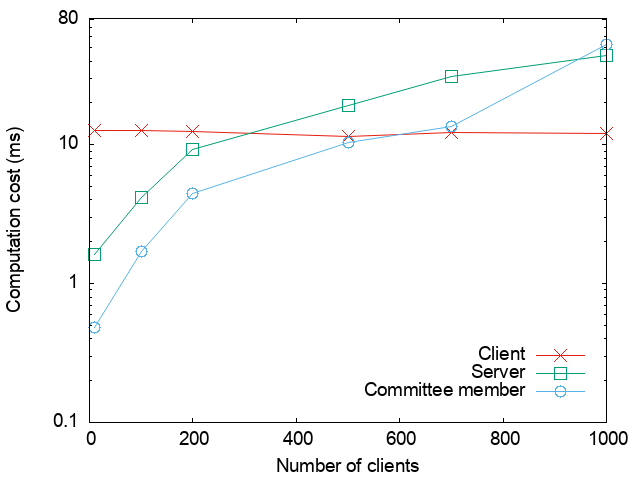

The script that saved this image:
set terminal png font "Helvetica,14" 
set output "online_comp_C20.png"
set datafile sep ','
set key bottom right Right offset 0, 1
set xlabel "Number of clients"
set ylabel "Computation cost (ms)"
set xtics 0,200,1000
set ytics add ("80" 80)
set log y

# x=number of clients, for committee_size=10
plot [0:][:81] 'online_sim.csv' every 5::3 using 1:3 title 'Client' with linespoints lc 7 pt 2 ps 2, \
             'online_sim.csv' every 5::3 using 1:5 title 'Server' with linespoints pt 4 ps 2 lc 2, \
             'online_sim.csv' every 5::3 using 1:4 title 'Committee member' with linespoints pt 6 ps 2 lc 3
